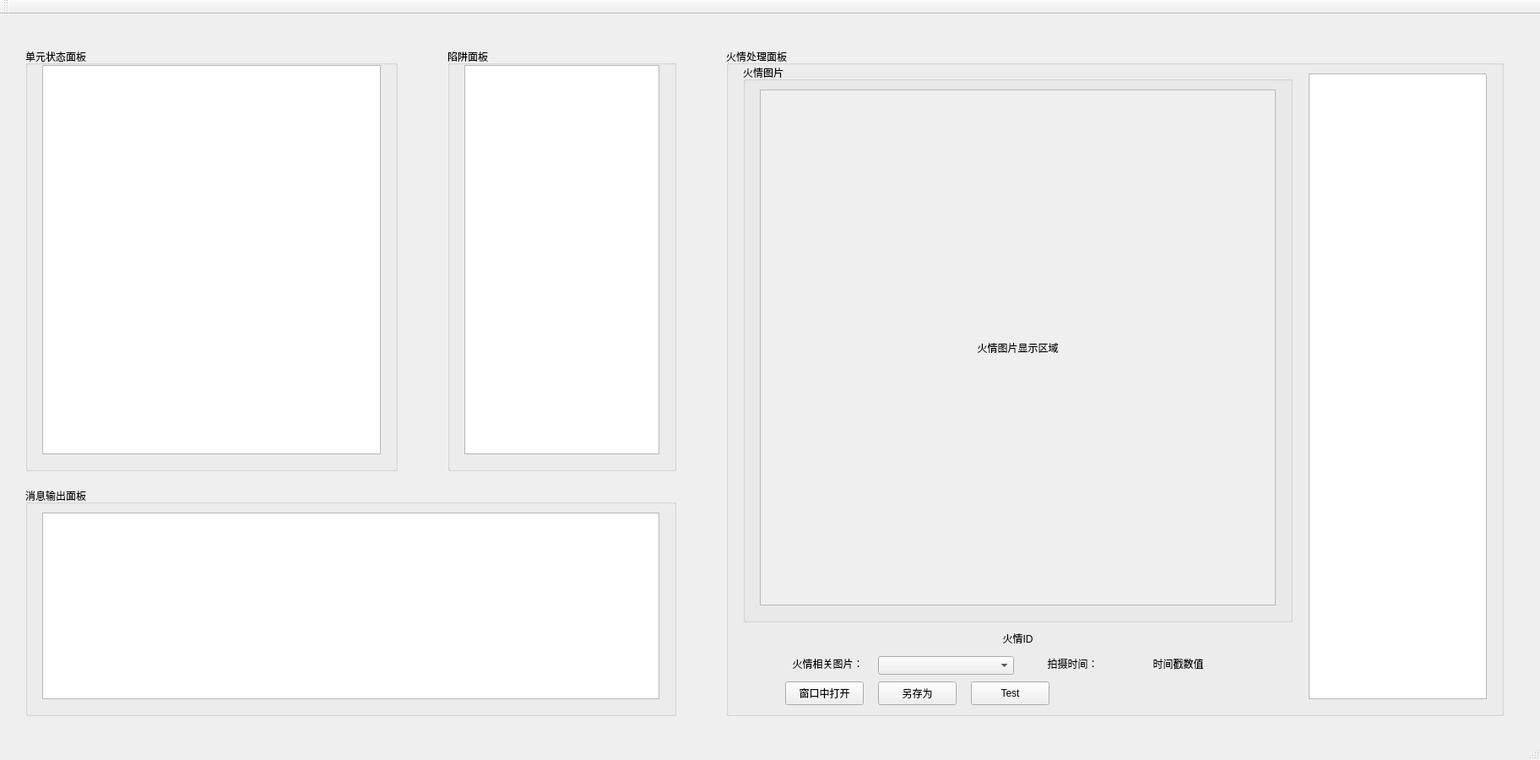
<?xml version="1.0" encoding="UTF-8"?>
<ui version="4.0">
 <class>MainWindow</class>
 <widget class="QMainWindow" name="MainWindow">
  <property name="geometry">
   <rect>
    <x>0</x>
    <y>0</y>
    <width>1824</width>
    <height>900</height>
   </rect>
  </property>
  <property name="sizePolicy">
   <sizepolicy hsizetype="Preferred" vsizetype="Preferred">
    <horstretch>0</horstretch>
    <verstretch>0</verstretch>
   </sizepolicy>
  </property>
  <property name="windowTitle">
   <string>MainWindow</string>
  </property>
  <widget class="QWidget" name="centralWidget">
   <widget class="QGroupBox" name="unitsStateGroupBox">
    <property name="geometry">
     <rect>
      <x>30</x>
      <y>40</y>
      <width>441</width>
      <height>501</height>
     </rect>
    </property>
    <property name="title">
     <string>单元状态面板</string>
    </property>
    <widget class="QListView" name="unitsStateListView">
     <property name="geometry">
      <rect>
       <x>20</x>
       <y>20</y>
       <width>401</width>
       <height>461</height>
      </rect>
     </property>
    </widget>
   </widget>
   <widget class="QGroupBox" name="fireRelativeGroupBox">
    <property name="geometry">
     <rect>
      <x>860</x>
      <y>40</y>
      <width>921</width>
      <height>791</height>
     </rect>
    </property>
    <property name="title">
     <string>火情处理面板</string>
    </property>
    <widget class="QListView" name="fireEventListView">
     <property name="geometry">
      <rect>
       <x>690</x>
       <y>30</y>
       <width>211</width>
       <height>741</height>
      </rect>
     </property>
     <property name="editTriggers">
      <set>QAbstractItemView::NoEditTriggers</set>
     </property>
    </widget>
    <widget class="QGroupBox" name="firePicGroupBox">
     <property name="geometry">
      <rect>
       <x>20</x>
       <y>19</y>
       <width>651</width>
       <height>661</height>
      </rect>
     </property>
     <property name="title">
      <string>火情图片</string>
     </property>
     <widget class="QScrollArea" name="scrollArea">
      <property name="geometry">
       <rect>
        <x>20</x>
        <y>30</y>
        <width>611</width>
        <height>611</height>
       </rect>
      </property>
      <property name="widgetResizable">
       <bool>true</bool>
      </property>
      <widget class="QWidget" name="scrollAreaWidgetContents">
       <property name="geometry">
        <rect>
         <x>0</x>
         <y>0</y>
         <width>609</width>
         <height>609</height>
        </rect>
       </property>
       <layout class="QGridLayout" name="gridLayout">
        <item row="0" column="0">
         <widget class="QLabel" name="firePictureLabel">
          <property name="text">
           <string>火情图片显示区域</string>
          </property>
          <property name="alignment">
           <set>Qt::AlignCenter</set>
          </property>
         </widget>
        </item>
       </layout>
      </widget>
     </widget>
    </widget>
    <widget class="QLabel" name="label">
     <property name="geometry">
      <rect>
       <x>370</x>
       <y>720</y>
       <width>81</width>
       <height>21</height>
      </rect>
     </property>
     <property name="text">
      <string>拍摄时间：</string>
     </property>
     <property name="scaledContents">
      <bool>false</bool>
     </property>
     <property name="alignment">
      <set>Qt::AlignHCenter|Qt::AlignTop</set>
     </property>
     <property name="wordWrap">
      <bool>false</bool>
     </property>
    </widget>
    <widget class="QComboBox" name="firePicsListComboBox">
     <property name="geometry">
      <rect>
       <x>180</x>
       <y>720</y>
       <width>161</width>
       <height>22</height>
      </rect>
     </property>
    </widget>
    <widget class="QLabel" name="firePicTimestampLabel">
     <property name="geometry">
      <rect>
       <x>450</x>
       <y>720</y>
       <width>171</width>
       <height>21</height>
      </rect>
     </property>
     <property name="text">
      <string>时间戳数值</string>
     </property>
     <property name="scaledContents">
      <bool>false</bool>
     </property>
     <property name="alignment">
      <set>Qt::AlignHCenter|Qt::AlignTop</set>
     </property>
     <property name="wordWrap">
      <bool>false</bool>
     </property>
    </widget>
    <widget class="QLabel" name="fireEventIDLabel">
     <property name="geometry">
      <rect>
       <x>260</x>
       <y>690</y>
       <width>171</width>
       <height>21</height>
      </rect>
     </property>
     <property name="text">
      <string>火情ID</string>
     </property>
     <property name="scaledContents">
      <bool>false</bool>
     </property>
     <property name="alignment">
      <set>Qt::AlignHCenter|Qt::AlignTop</set>
     </property>
     <property name="wordWrap">
      <bool>false</bool>
     </property>
    </widget>
    <widget class="QLabel" name="label_2">
     <property name="geometry">
      <rect>
       <x>60</x>
       <y>720</y>
       <width>121</width>
       <height>21</height>
      </rect>
     </property>
     <property name="text">
      <string>火情相关图片：</string>
     </property>
     <property name="scaledContents">
      <bool>false</bool>
     </property>
     <property name="alignment">
      <set>Qt::AlignHCenter|Qt::AlignTop</set>
     </property>
     <property name="wordWrap">
      <bool>false</bool>
     </property>
    </widget>
    <widget class="QPushButton" name="newWinPushButton">
     <property name="geometry">
      <rect>
       <x>70</x>
       <y>750</y>
       <width>93</width>
       <height>28</height>
      </rect>
     </property>
     <property name="text">
      <string>窗口中打开</string>
     </property>
    </widget>
    <widget class="QPushButton" name="pushButton">
     <property name="geometry">
      <rect>
       <x>180</x>
       <y>750</y>
       <width>93</width>
       <height>28</height>
      </rect>
     </property>
     <property name="text">
      <string>另存为</string>
     </property>
    </widget>
    <widget class="QPushButton" name="pushButton_2">
     <property name="geometry">
      <rect>
       <x>290</x>
       <y>750</y>
       <width>93</width>
       <height>28</height>
      </rect>
     </property>
     <property name="text">
      <string>Test</string>
     </property>
    </widget>
   </widget>
   <widget class="QGroupBox" name="trapGroupBox">
    <property name="geometry">
     <rect>
      <x>530</x>
      <y>40</y>
      <width>271</width>
      <height>501</height>
     </rect>
    </property>
    <property name="title">
     <string>陷阱面板</string>
    </property>
    <widget class="QListView" name="trapListView">
     <property name="geometry">
      <rect>
       <x>20</x>
       <y>20</y>
       <width>231</width>
       <height>461</height>
      </rect>
     </property>
     <property name="editTriggers">
      <set>QAbstractItemView::NoEditTriggers</set>
     </property>
     <property name="isWrapping" stdset="0">
      <bool>false</bool>
     </property>
     <property name="viewMode">
      <enum>QListView::ListMode</enum>
     </property>
     <property name="wordWrap">
      <bool>false</bool>
     </property>
     <property name="selectionRectVisible">
      <bool>false</bool>
     </property>
    </widget>
   </widget>
   <widget class="QGroupBox" name="msgGroupBox">
    <property name="geometry">
     <rect>
      <x>30</x>
      <y>560</y>
      <width>771</width>
      <height>271</height>
     </rect>
    </property>
    <property name="title">
     <string>消息输出面板</string>
    </property>
    <widget class="QTextEdit" name="msgOutput">
     <property name="geometry">
      <rect>
       <x>20</x>
       <y>30</y>
       <width>731</width>
       <height>221</height>
      </rect>
     </property>
     <property name="readOnly">
      <bool>true</bool>
     </property>
    </widget>
   </widget>
  </widget>
  <widget class="QMenuBar" name="menuBar">
   <property name="geometry">
    <rect>
     <x>0</x>
     <y>0</y>
     <width>1824</width>
     <height>26</height>
    </rect>
   </property>
  </widget>
  <widget class="QToolBar" name="mainToolBar">
   <attribute name="toolBarArea">
    <enum>TopToolBarArea</enum>
   </attribute>
   <attribute name="toolBarBreak">
    <bool>false</bool>
   </attribute>
  </widget>
  <widget class="QStatusBar" name="statusBar"/>
 </widget>
 <layoutdefault spacing="6" margin="11"/>
 <resources/>
 <connections/>
</ui>
